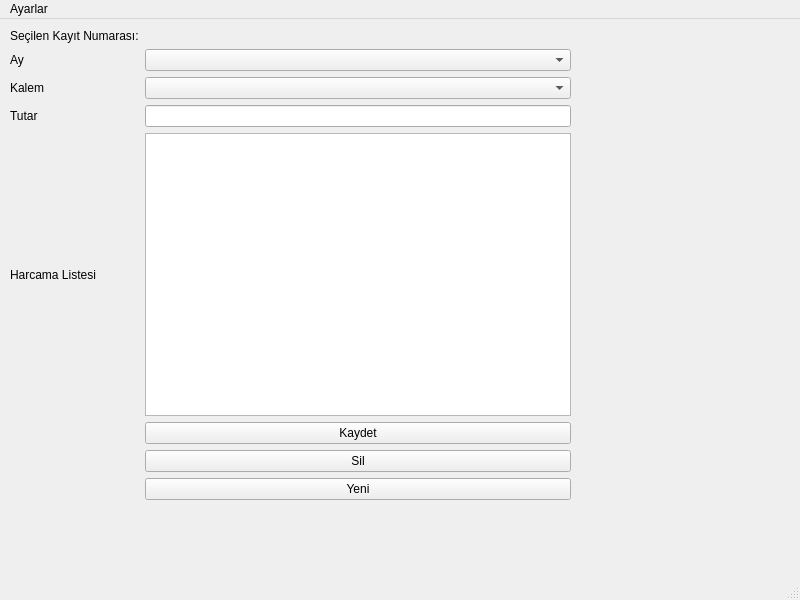
<?xml version="1.0" encoding="UTF-8"?>
<ui version="4.0">
 <class>MainWindow</class>
 <widget class="QMainWindow" name="MainWindow">
  <property name="geometry">
   <rect>
    <x>0</x>
    <y>0</y>
    <width>800</width>
    <height>600</height>
   </rect>
  </property>
  <property name="windowTitle">
   <string>MainWindow</string>
  </property>
  <widget class="QWidget" name="centralwidget">
   <widget class="QWidget" name="gridLayoutWidget">
    <property name="geometry">
     <rect>
      <x>10</x>
      <y>10</y>
      <width>561</width>
      <height>471</height>
     </rect>
    </property>
    <layout class="QGridLayout" name="gridLayout">
     <item row="2" column="2">
      <widget class="QComboBox" name="cmbKalem"/>
     </item>
     <item row="2" column="0">
      <widget class="QLabel" name="label_4">
       <property name="text">
        <string>Kalem</string>
       </property>
      </widget>
     </item>
     <item row="6" column="2">
      <widget class="QPushButton" name="btSil">
       <property name="text">
        <string>Sil</string>
       </property>
      </widget>
     </item>
     <item row="3" column="2">
      <widget class="QLineEdit" name="txtTutar"/>
     </item>
     <item row="7" column="2">
      <widget class="QPushButton" name="btYeni">
       <property name="text">
        <string>Yeni</string>
       </property>
      </widget>
     </item>
     <item row="4" column="2">
      <widget class="QTableWidget" name="lstHarcama">
       <property name="enabled">
        <bool>true</bool>
       </property>
      </widget>
     </item>
     <item row="3" column="0">
      <widget class="QLabel" name="label_5">
       <property name="text">
        <string>Tutar</string>
       </property>
      </widget>
     </item>
     <item row="1" column="2">
      <widget class="QComboBox" name="cmbAy"/>
     </item>
     <item row="1" column="0">
      <widget class="QLabel" name="label_3">
       <property name="text">
        <string>Ay</string>
       </property>
      </widget>
     </item>
     <item row="0" column="0">
      <widget class="QLabel" name="label_2">
       <property name="text">
        <string>Seçilen Kayıt Numarası:</string>
       </property>
      </widget>
     </item>
     <item row="5" column="2">
      <widget class="QPushButton" name="btKaydet">
       <property name="text">
        <string>Kaydet</string>
       </property>
      </widget>
     </item>
     <item row="4" column="0">
      <widget class="QLabel" name="label_6">
       <property name="text">
        <string>Harcama Listesi</string>
       </property>
      </widget>
     </item>
     <item row="0" column="2">
      <widget class="QLabel" name="lblKayit">
       <property name="text">
        <string/>
       </property>
      </widget>
     </item>
    </layout>
   </widget>
  </widget>
  <widget class="QMenuBar" name="menubar">
   <property name="geometry">
    <rect>
     <x>0</x>
     <y>0</y>
     <width>800</width>
     <height>18</height>
    </rect>
   </property>
   <widget class="QMenu" name="menuAyarlar">
    <property name="title">
     <string>Ayarlar</string>
    </property>
    <addaction name="separator"/>
    <addaction name="actionKalem_Ekle"/>
   </widget>
   <addaction name="menuAyarlar"/>
  </widget>
  <widget class="QStatusBar" name="statusbar"/>
  <action name="actionKalem_Ekle">
   <property name="text">
    <string>Kalem Ekle</string>
   </property>
  </action>
 </widget>
 <resources/>
 <connections/>
</ui>
